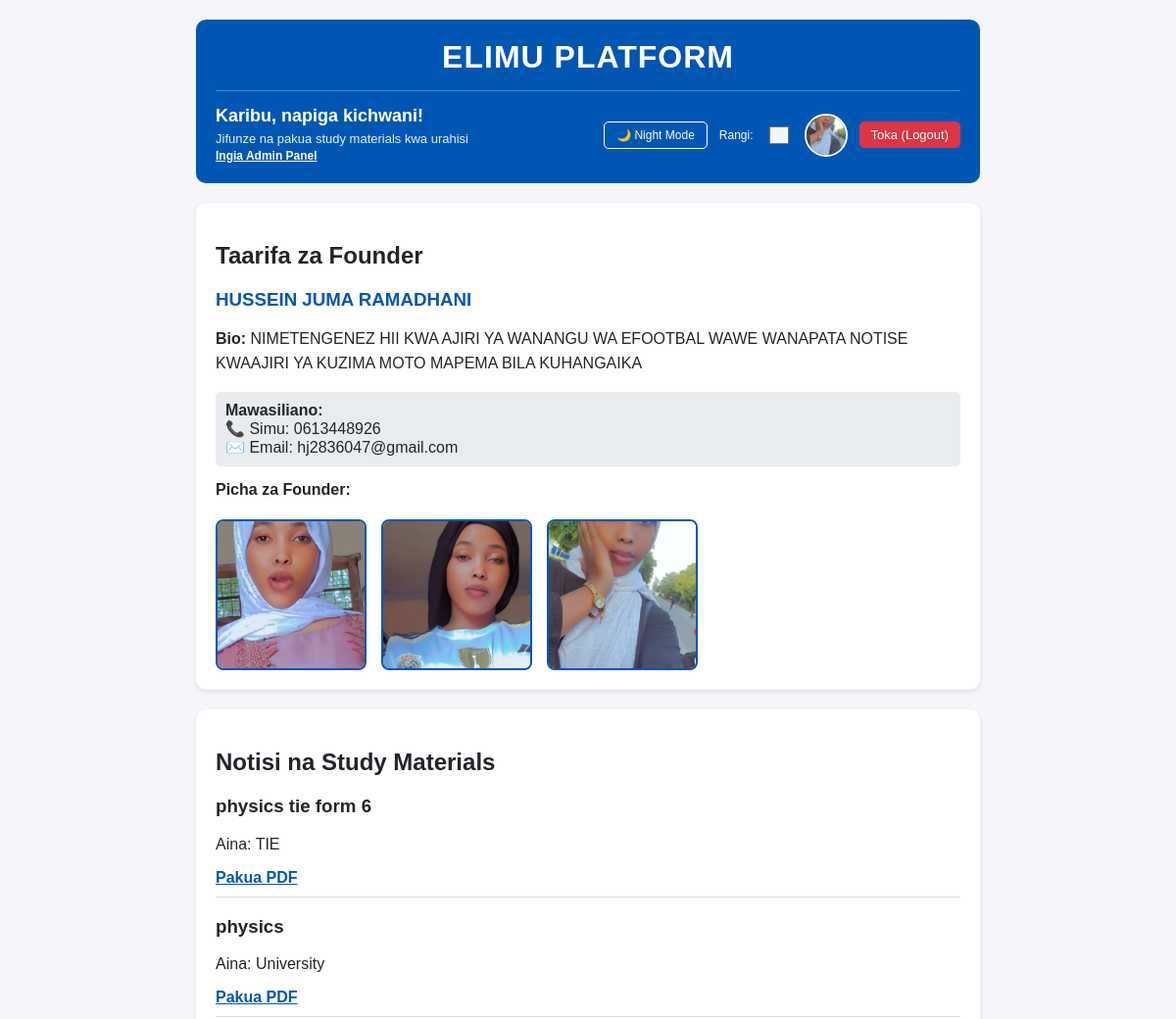
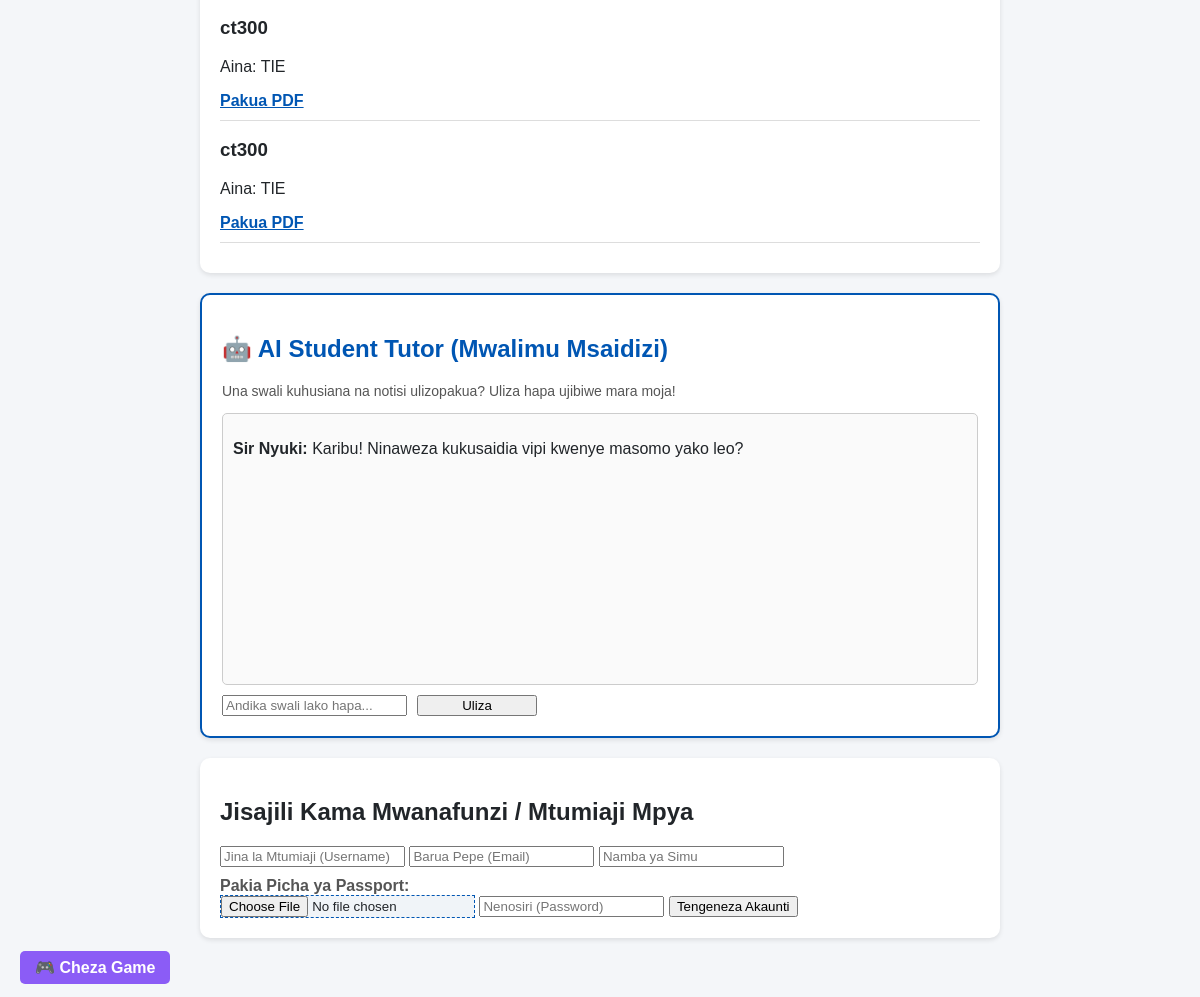
Screenshot of / (signed in) with the database file from the repository (2 pictures, top to bottom).
### main/models.py (models this page shows, shortened)
class UserProfile(models.Model):
    user = models.OneToOneField(User, on_delete=models.CASCADE)
    phone_number = models.CharField(max_length=15)
    passport_photo = models.ImageField(upload_to='passports/', blank=True, null=True)

class FounderInfo(models.Model):
    name = models.CharField(max_length=100)
    bio = models.TextField()
    phone = models.CharField(max_length=20, blank=True, null=True)
    email = models.EmailField(blank=True, null=True)
    image1 = models.ImageField(upload_to='founder/', blank=True, null=True)
    image2 = models.ImageField(upload_to='founder/', blank=True, null=True)
    image3 = models.ImageField(upload_to='founder/', blank=True, null=True)

class Notice(models.Model):
    title = models.CharField(max_length=200)
    category = models.CharField(max_length=100)
    pdf_file = models.FileField(upload_to='notices_pdfs/')
    uploaded_at = models.DateTimeField(auto_now_add=True)

### main/views.py (the view)
# urls.py: path('', views.home, name='home'),
@login_required(login_url='login')
def home(request):
    notices = Notice.objects.all().order_by('-uploaded_at')
    founders = FounderInfo.objects.all()
    user_profile = UserProfile.objects.filter(user=request.user).first()
    context = {
        'notices': notices,
        'founders': founders,
        'user_profile': user_profile
    }
    return render(request, 'home.html', context)

### main/templates/home.html (shortened to what this page needs)
<!DOCTYPE html>
<html lang="sw">
<head>
</head>
<body>
<div class="container">
    <div class="header">
        <h1 style="margin: 0 0 15px 0; font-size: 32px; text-align: center; font-weight: bold; text-transform: uppercase; letter-spacing: 1px;">
            ELIMU PLATFORM
        </h1>
        <hr style="border: 0; border-top: 1px solid rgba(255,255,255,0.3); margin-bottom: 15px;">
        <div style="display: flex; justify-content: space-between; align-items: center; flex-wrap: wrap; gap: 10px;">
            <div style="text-align: left;">
                <h3 style="margin: 0; font-size: 18px;">Karibu, {{ request.user.username }}!</h3>
                <p style="margin: 5px 0 0 0; font-size: 13px; opacity: 0.9;">Jifunze na pakua study materials kwa urahisi</p>
                <a href="/admin/" style="color: white; text-decoration: underline; font-size: 12px; font-weight: bold;">Ingia Admin Panel</a>
            </div>
            <div style="display: flex; align-items: center; gap: 12px;">
                <button id="themeToggleBtn" onclick="toggleTheme()" style="padding: 6px 12px; border-radius: 5px; border: 1px solid white; background: transparent; color: white; cursor: pointer; font-size: 12px;">
                    🌙 Night Mode
                </button>
                <label style="font-size: 12px;">Rangi:</label>
                <input type="color" id="colorPicker" onchange="changeBgColor(this.value)" value="#f4f6f9" style="width: 28px; height: 28px; border: none; cursor: pointer; background: transparent;">
                {% if user_profile.passport_photo %}
                    <img src="{{ user_profile.passport_photo.url }}" style="width: 40px; height: 40px; border-radius: 50%; border: 2px solid white; object-fit: cover;">
                {% endif %}
                <a href="{% url 'logout' %}" style="background: #dc3545; color: white; padding: 6px 12px; border-radius: 5px; text-decoration: none; font-size: 13px;">Toka (Logout)</a>
            </div>
        </div>
    </div>
        <div class="card">
            <h2>Taarifa za Founder</h2>
            {% for founder in founders %}
                <h3 style="color: #0056b3; margin-bottom: 5px;">{{ founder.name }}</h3>
                <p style="line-height: 1.6;"><strong>Bio:</strong> {{ founder.bio }}</p>
                <div style="margin-top: 10px; background: #e9ecef; padding: 10px; border-radius: 5px;">
                    <strong>Mawasiliano:</strong><br>
                    {% if founder.phone %} 📞 Simu: {{ founder.phone }}<br>{% endif %}
                    {% if founder.email %} ✉️ Email: {{ founder.email }}<br>{% endif %}
                </div>
                <h4 style="margin-top: 15px;">Picha za Founder:</h4>
                <div style="display: flex; gap: 15px; flex-wrap: wrap; margin-top: 10px;">
                    {% if founder.image1 %}<img src="{{ founder.image1.url }}" style="width: 150px; height: 150px; object-fit: cover; border-radius: 8px; border: 2px solid #0056b3;">{% endif %}
                    {% if founder.image2 %}<img src="{{ founder.image2.url }}" style="width: 150px; height: 150px; object-fit: cover; border-radius: 8px; border: 2px solid #0056b3;">{% endif %}
                    {% if founder.image3 %}<img src="{{ founder.image3.url }}" style="width: 150px; height: 150px; object-fit: cover; border-radius: 8px; border: 2px solid #0056b3;">{% endif %}
                </div>
            {% empty %}
                <p>Taarifa za founder bado hazijawekwa.</p>
            {% endfor %}
        </div>
        <div class="card">
            <h2>Notisi na Study Materials</h2>
            {% for notice in notices %}
                <div style="border-bottom: 1px solid #ddd; padding-bottom: 10px; margin-bottom: 10px;">
                    <h3>{{ notice.title }}</h3>
                    <p>Aina: {{ notice.category }}</p>
                    {% if notice.pdf_file %}
                        <a href="{{ notice.pdf_file.url }}" download style="color: #0056b3; font-weight: bold;">Pakua PDF</a>
                    {% endif %}
                </div>
            {% empty %}
                <p>Hakuna notisi zilizowekwa kwa sasa.</p>
            {% endfor %}
        </div>
        <div class="card" style="border: 2px solid #0056b3;">
            <h2 style="color: #0056b3;">🤖 AI Student Tutor (Mwalimu Msaidizi)</h2>
            <p style="font-size: 14px; color: #555;">Una swali kuhusiana na notisi ulizopakua? Uliza hapa ujibiwe mara moja!</p>
            <div id="chat-box" style="height: 250px; overflow-y: auto; border: 1px solid #ccc; padding: 10px; border-radius: 5px; background: #fafafa; margin-bottom: 10px;">
                <p><strong>Sir Nyuki:</strong> Karibu! Ninaweza kukusaidia vipi kwenye masomo yako leo?</p>
            </div>
            <div style="display: flex; gap: 10px;">
                <input type="text" id="user-input" placeholder="Andika swali lako hapa..." style="margin-top: 0;">
                <button onclick="askAI()" style="width: 120px; margin-top: 0;">Uliza</button>
            </div>
        </div>
        <div class="card">
            <h2>Jisajili Kama Mwanafunzi / Mtumiaji Mpya</h2>
            <form method="POST" enctype="multipart/form-data">
                <input type="text" name="username" placeholder="Jina la Mtumiaji (Username)" required>
                <input type="email" name="email" placeholder="Barua Pepe (Email)" required>
                <input type="text" name="phone" placeholder="Namba ya Simu" required>
                <label style="display: block; text-align: left; margin-top: 10px; font-weight: bold; color: #555;">
                    Pakia Picha ya Passport:
                </label>
                <input type="file" name="passport_photo" accept="image/*" required style="border: 1px dashed #0056b3; background: #f0f4f8;">
                <input type="password" name="password" placeholder="Nenosiri (Password)" required>
                <button type="submit">Tengeneza Akaunti</button>
            </form>
        </div>
    </div>
</body>
</html>
<a href="{% url 'jet_game' %}" style="background: #8b5cf6; color: white; padding: 8px 15px; border-radius: 5px; text-decoration: none; font-weight: bold; margin-right: 10px;">
    🎮 Cheza Game
</a>

### main/templates/home.html (style rules this page uses)
:root { --bg-color: #f4f6f9; --text-color: #212529; --card-bg: #ffffff; }
body { font-family: Arial, sans-serif; background-color: var(--bg-color); color: var(--text-color); margin: 0; padding: 20px; transition: background-color 0.3s, color 0.3s; }
.container { max-width: 800px; margin: 0 auto; }
.card, .chat-box { background: var(--card-bg) !important; padding: 20px; border-radius: 10px; box-shadow: 0 2px 5px rgba(0,0,0,0.1); margin-bottom: 20px; text-align: left; }
.header { background: #0056b3; color: white; padding: 20px; border-radius: 10px; margin-bottom: 20px; }

### rows the page displays
UserProfile: passport_photo (picture)
FounderInfo: name "HUSSEIN JUMA RAMADHANI", bio "NIMETENGENEZ HII KWA AJIRI YA WANANGU WA EFOOTBAL WAWE WANAPATA NOTISE KWAAJIRI YA KUZIMA MOTO MAPEMA BILA KUHANGAIKA", phone "0613448926", email "hj2836047@gmail.com", image1 (picture), image2 (picture), image3 (picture)
Notice: title "physics tie form 6", category "TIE"
Notice: title "physics", category "University"
Notice: title "ct300", category "TIE"
Notice: title "ct300", category "TIE"

### other values shown
{{ request.user.username }} "napiga kichwani"
